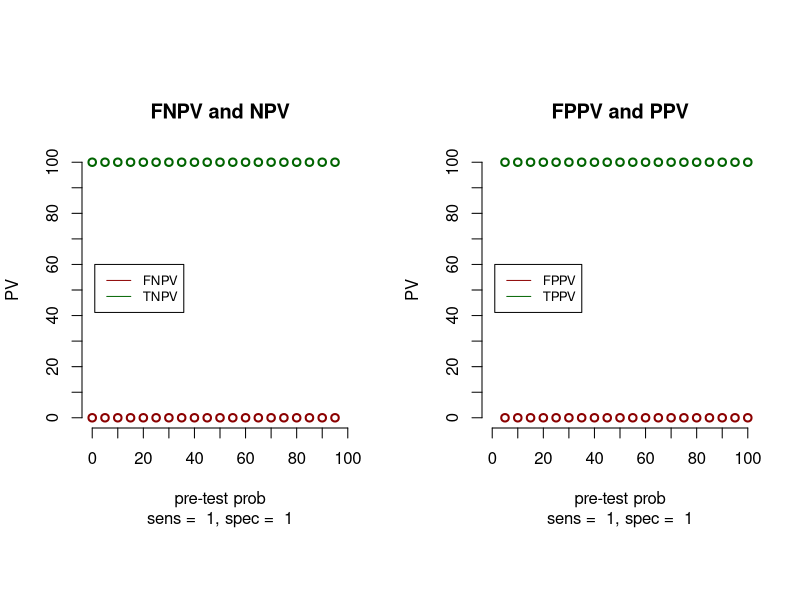

Source code (R):
# R code to construct, FN,TN,FP,TP curves

sens = 1
spec = 1

prev <- c(0, 0.05, 0.1, 0.15, 0.2, 0.25, 0.3, 0.35, 
          0.4, 0.45, 0.5, 0.55, 0.6, 0.65, 0.7, 0.75,
          0.8,0.85, 0.90, 0.95, 1)
x <- prev
length(x)

# pretest-probability = prevalence = prev
# sick
sick <- prev*100
length(sick)

# notsick
notsick = 100 - sick
length(notsick)

# TP = true positives
TP <- sick * sens  
length(TP)

# TN = true negatives
TN = spec * notsick  
length(TN)

# FN = false negatives = sick - TP
FN = sick -TP

# FP
FP= notsick - TN

#### summary all variables in een data frame
# check sick = sumsick
# check notsick = sumnotsicktest
sumsicktest = TP+FN
sumnotsicktest = TN+FP
ds <- data.frame(sick,notsick,FN,TP, sumsicktest, FP,TN, sumnotsicktest)
ds
# end summary all variables, 


# FNPV = FN/(FN +TN) 
numerator = FN
denominator = FN + TN
FNPV <- numerator/denominator
FNPV <- round(FNPV,2)
FNPV

numerator = TN
TN
FN 
denominator = FN + TN
NPV <- numerator/denominator
NPV <- round(NPV,2)
NPV

numerator = FP
denominator = FP + TP
FPPV <- numerator/denominator
FPPV <- round(FPPV,2)
FPPV

numerator = TP
FP = notsick - TN
FP
denominator = FP + TP
PPV <- numerator/denominator
PPV <- round(PPV,2)
PPV

# add all PVs to de datas set ds
ds <- data.frame(sick,notsick,FN,TP, sumsicktest, FP,TN, sumnotsicktest,
                 FNPV,NPV,FPPV,PPV)
ds

# alltogehter
op <- par(mfrow = c(1, 2), pty = "s")   
# FNPV and TNPV

x1 <- x*100
y <- ds$FNPV*100

# save text in plot as variable text
a =paste("sens = ",sens)
b =paste("spec = ",spec)
# save text

plot(x1,y, type = "b", xlim = c(0,100), 
     ylim = c(0,100), main= "FNPV and NPV", 
     sub = paste(a,b,sep=", "),
     xlab = "pre-test prob",
     ylab="PV", col = "darkred",
     axes = FALSE, lwd=2)
y2<- ds$NPV*100
lines(x1,y2, type = "b",col= "darkgreen", lwd=2)
legend(1, 60, legend=c("FNPV", "TNPV"),
       col=c("darkred", "darkgreen"), lty=1, cex=0.8)
axis(side=1, at=seq(0,100, by=10))
axis(side=2, at=seq(0,100, by=10))

# end FNPV and TNPV

# FPPV and TPPV
y <- ds$FPPV*100
plot(x1,y, type = "b", xlim = c(0,100), 
     ylim = c(0,100), main= "FPPV and PPV",
     sub = paste(a,b,sep=", "),
     xlab = "pre-test prob",
     ylab = "PV", col = "darkred",
     axes = FALSE,lwd=2)

y2=ds$PPV*100
lines(x1,y2, type = "b",col= "darkgreen", lwd=2)
legend(1, 60, legend=c("FPPV", "TPPV"),
       col=c("darkred", "darkgreen"), lty=1, cex=0.8)

axis(side=1, at=seq(0,100, by=10))
axis(side=2, at=seq(0,100, by=10))
# end FPPV and TPPV

op <- par(mfrow = c(1,1), pty = "s")  




